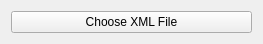
<?xml version="1.0" encoding="UTF-8"?>
<ui version="4.0">
 <class>ChooseFileWindow</class>
 <widget class="QWidget" name="ChooseFileWindow">
  <property name="geometry">
   <rect>
    <x>0</x>
    <y>0</y>
    <width>263</width>
    <height>41</height>
   </rect>
  </property>
  <property name="windowTitle">
   <string>Choose file Form</string>
  </property>
  <layout class="QGridLayout" name="gridLayout">
   <item row="0" column="0">
    <widget class="QPushButton" name="pushButton">
     <property name="text">
      <string>Choose XML File</string>
     </property>
    </widget>
   </item>
  </layout>
 </widget>
 <resources/>
 <connections/>
</ui>
